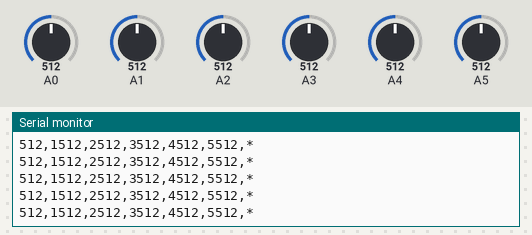
Bench run of a sketch on a simulated Arduino Uno, built with avr-gcc and run on an emulated ATmega328P. Parts: the last lines printed to the serial monitor. The test bench sets the inputs (shaded band); at power-on: A0 = 512, A1 = 512, A2 = 512, A3 = 512, A4 = 512, A5 = 512.

Above: at 7.2 s.
7.3 s: A0 set to 106
At 8.4 s:
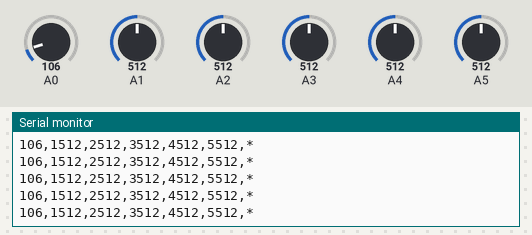
8.8 s: A0 set to 93
At 9.4 s:
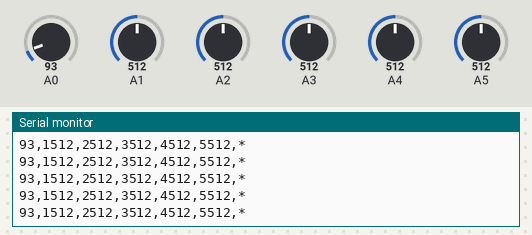
Timing chart, 0 to 11.8 s (numbered marks = the images above; inputs shaded):
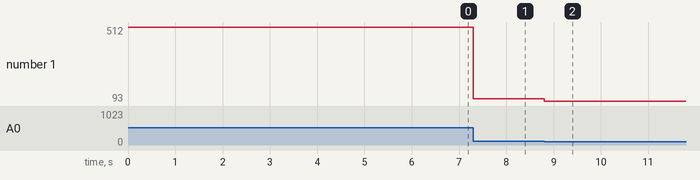

The sketch:

MegaTester.ino
```cpp
// Analog Tester
// analog testing tool for Arduino MEGA / UNO
// Please View by Serial Plotter

#ifdef ARDUINO_AVR_MEGA || ARDUINO_AVR_MEGA2560
#define MAX 16
#else
#define MAX 6
#endif
#define SPACE 1000
#define DELAY 5

void setup() {
  // put your setup code here, to run once:
  Serial.begin(115200);

}

void loop() {
  // put your main code here, to run repeatedly:

  for(int i=0;i<MAX;i++){
    int data = analogRead(i);
    Serial.print(data+i*SPACE );
    Serial.print(",");
  }
  Serial.println("*");
  delay(DELAY);

}
```

Measured:
- after the input at 7.3 s, the serial monitor: prints a new line at once (image 1)
- after the input at 8.8 s, the serial monitor: prints a new line at once (image 2)
- plotted number 1: 512 → 106 after the input at 7.3 s, 106 → 93 after the input at 8.8 s
